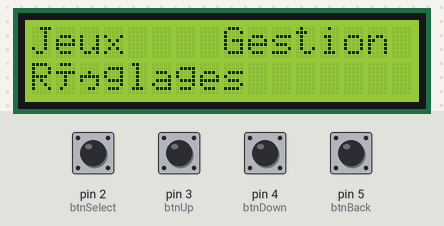
This sketch was run on a simulated Arduino Uno, built with avr-gcc and run on an emulated ATmega328P. Shown: 16×2 character LCD. The inputs (shaded band) are chosen by the test bench; at power-on: pin 2 (btnSelect), pin 3 (btnUp), pin 4 (btnDown), pin 5 (btnBack) LOW.

Above: at 3.0 s.
3.1 s: pin 3 (btnUp) pulled HIGH for 3.2 s
At 6.6 s:
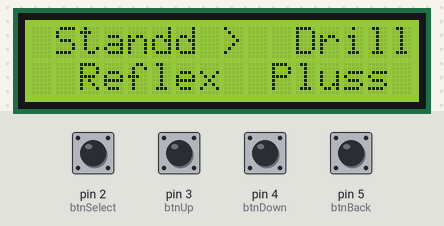
7.8 s: pin 2 (btnSelect) pulled HIGH for 0.25 s
At 9.1 s:
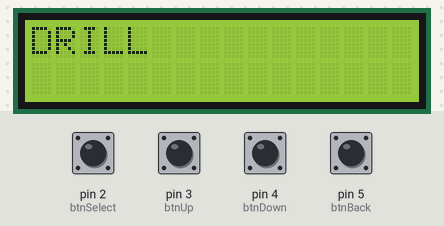
10.9 s: pin 4 (btnDown) pulled HIGH for 1 s
At 12.1 s:
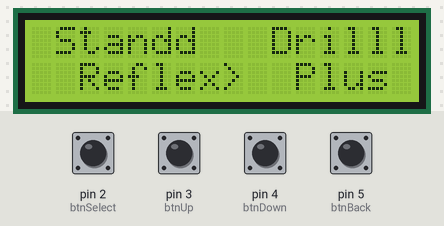
13.4 s: pin 2 (btnSelect) pulled HIGH for 1 s
At 14.6 s:
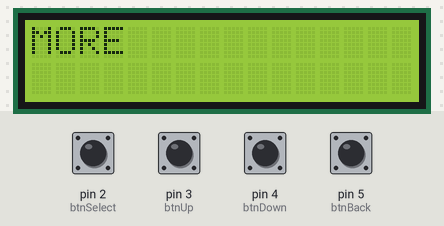
16.4 s: pin 2 (btnSelect) pulled HIGH for 0.25 s
At 17.2 s:
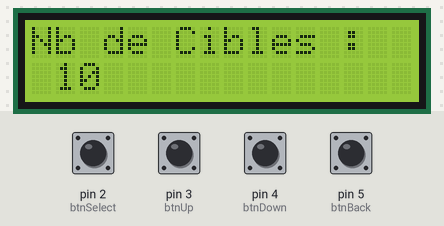
18.1 s: pin 2 (btnSelect) pulled HIGH for 0.25 s
At 19.4 s:
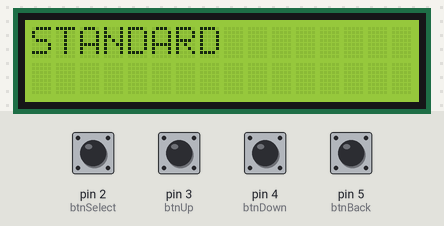
Timing chart, 0 to 21.1 s (numbered marks = the images above; inputs shaded):
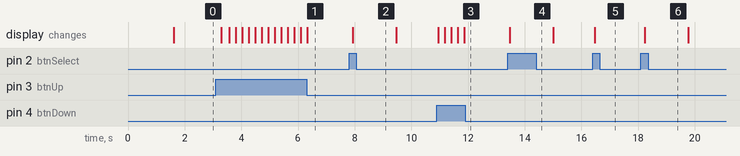

The sketch:

menu.ino
```cpp
#include <LiquidCrystal_I2C.h>

LiquidCrystal_I2C lcd(0x3F, 2, 1, 0, 4, 5, 6, 7, 3, POSITIVE);

#define btnUp 3
#define btnDown 4
#define btnBack 5
#define btnSelect 2
int choix = 0;

void setup() {
  lcd.begin(20, 21);

  lcd.clear();
  lcd.setCursor(6,0);
  lcd.print("Menu");
  lcd.setCursor(2,1);
  lcd.print("Target z3r0");
  delay(1500);

  menuTargetsZero();
}

void loop() {}

void menuTargetsZero() {
  lcd.clear();
  lcd.setCursor(0,0);
  lcd.print("Jeux");
  lcd.setCursor(8,0);
  lcd.print("Gestion User");
  lcd.setCursor(0,1);
  lcd.print("Réglages");

  delay(250);
  while(1){
    // Play
    if(digitalRead(btnUp) == HIGH){
      menuGames();
    }

    // Gestion User
    if(digitalRead(btnDown) == HIGH){
      menuUser();
    }

    // Settings
    if(digitalRead(btnSelect) == HIGH){
      menuSettings();
    }

    delay(200);
  }
}


void menuGames(){
  choix = 0;

  lcd.clear();
  lcd.setCursor(0,0);
  lcd.print("> Stand");
  lcd.setCursor(8,0);
  lcd.print("  Drill");
  lcd.setCursor(0,1);
  lcd.print("  Reflex");
  lcd.setCursor(8,1);
  lcd.print("  Plus");

  delay (250);
  while(1){
    // Deplacement suivant
    if(digitalRead(btnUp) == HIGH){
      if(choix == 3){
        choix = 0;
      } else {
        choix++;
      }

      changeLCDPrint(choix);
    }

    // Deplacement precedent
    if(digitalRead(btnDown) == HIGH){
      if(choix == 0){
        choix = 3;
      } else {
        choix--;
      }

      changeLCDPrint(choix);
    }

    // Select
    if(digitalRead(btnSelect) == HIGH){
      startGameMenuOne(choix);
    }

    // Back
    if(digitalRead(btnBack) == HIGH){
      menuTargetsZero();
    }

    delay(200);
  } // boucle infiny

}

void startGameMenuOne(int choix){
  // Standard
  if(choix == 0){
    settingStand();
  }
  // Drill
  else if (choix == 1) {
    gameDrill();
  }
  // Reflex
  else if (choix == 2){
    gameReflex();
  }
  // More
  else {
    moreGame();
  }
}

//----

void gameStandard(){
  lcd.clear();
  lcd.setCursor(0,0);
  lcd.print("STANDARD");
  delay(1500);
  menuGames();
}

void gameDrill(){
  lcd.clear();
  lcd.setCursor(0,0);
  lcd.print("DRILL");
  delay(1500);
  menuGames();
}

void gameReflex(){
  lcd.clear();
  lcd.setCursor(0,0);
  lcd.print("REFLEX");
  delay(1500);
  menuGames();
}

void moreGame(){
  lcd.clear();
  lcd.setCursor(0,0);
  lcd.print("MORE");
  delay(1500);
  menuGames();
}

//---- Settings Games

void settingStand(){
  int nbTarget = 10;
  lcd.clear();
  lcd.setCursor(0,0);
  lcd.print("Nb de Cibles :");
  lcd.setCursor(1,7);
  lcd.print(nbTarget);

  while(1){
    delay(250);

    if(digitalRead(btnUp) == HIGH){
      nbTarget++;
      changeLCDPrintStand(nbTarget);
    }

    if(digitalRead(btnDown) == HIGH){
      if(nbTarget >= 1){
        nbTarget--;
        changeLCDPrintStand(nbTarget);
      }
    }

    if(digitalRead(btnSelect) == HIGH){ gameStandard(); }

    if(digitalRead(btnBack) == HIGH){ menuGames(); }

  }
}

void changeLCDPrintStand(int nbTarget){
  lcd.clear();
  lcd.setCursor(0,0);
  lcd.print("Nb de Cibles :");
  lcd.setCursor(1,7);
  if(nbTarget >= 10){
    lcd.setCursor(1,6);
  }
  lcd.print(nbTarget);
}

//----

void changeLCDPrint(int choix){
  switch(choix){
    case 0:
      lcd.setCursor(0,0);
      lcd.print("> Stand");
      lcd.setCursor(8,0);
      lcd.print("  Drill");
      lcd.setCursor(0,1);
      lcd.print("  Reflex");
      lcd.setCursor(8,1);
      lcd.print("  Plus");
      break;
    case 1:
      lcd.setCursor(0,0);
      lcd.print(" Stand");
      lcd.setCursor(8,0);
      lcd.print(">  Drill");
      lcd.setCursor(0,1);
      lcd.print("  Reflex");
      lcd.setCursor(8,1);
      lcd.print("  Plus");
      break;
    case 2:
      lcd.setCursor(0,0);
      lcd.print(" Stand");
      lcd.setCursor(8,0);
      lcd.print("  Drill");
      lcd.setCursor(0,1);
      lcd.print(">  Reflex");
      lcd.setCursor(8,1);
      lcd.print("  Plus");
      break;
    case 3:
      lcd.setCursor(0,0);
      lcd.print(" Stand");
      lcd.setCursor(8,0);
      lcd.print("  Drill");
      lcd.setCursor(0,1);
      lcd.print("  Reflex");
      lcd.setCursor(8,1);
      lcd.print(">  Plus");
      break;
  }
}

//------------------------------------------------------------------------------------

void menuUser(){
  lcd.clear();
  lcd.setCursor(0,0);
  lcd.print("MENU USER");
  delay(1500);
  menuTargetsZero();
}

//------------------------------------------------------------------------------------

void menuSettings(){
  lcd.clear();
  lcd.setCursor(0,0);
  lcd.print("MENU REGLAGE");
  delay(1500);
  menuTargetsZero();
}
```

Measured:
- after the input at 3.1 s, the display: first changes after 0.19 s (image 1 shows a later state)
- after the input at 7.8 s, the display: changes after 0.13 s (image 2)
- after the input at 10.9 s, the display: first changes at once (image 3 shows a later state)
- after the input at 13.4 s, the display: changes after 0.07 s (image 4)
- after the input at 16.4 s, the display: changes after 0.07 s (image 5)
- after the input at 18.1 s, the display: changes after 0.13 s (image 6)
